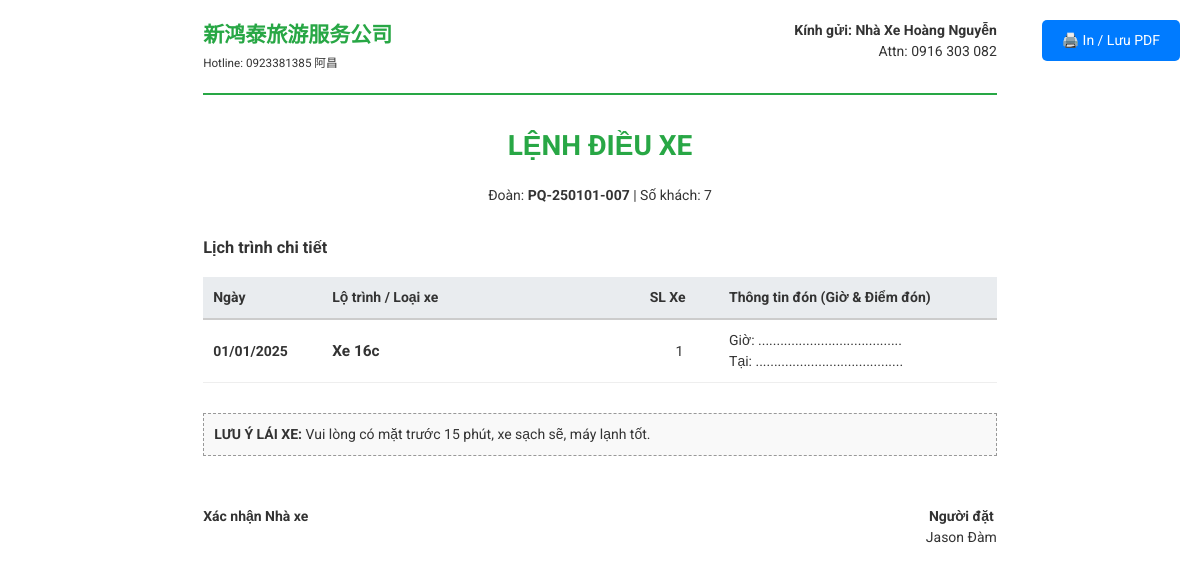
/2/booking/3/, run on the app's committed database.
### tours/models.py (models this page shows, shortened)
class Tour(models.Model):
    DRAFT = 'DRAFT'
    CONFIRMED = 'CONF'
    CANCELLED = 'CAN'
    STATUS_CHOICES = [
        (DRAFT, 'Bản nháp (Draft)'),
        (CONFIRMED, 'Đã chốt (Confirmed)'),
        (CANCELLED, 'Đã hủy (Cancelled)'),
    ]
    METHOD_PROFIT = 'PROFIT'
    METHOD_PERCENT = 'PERCENT'
    PRICING_CHOICES = [
        (METHOD_PROFIT, 'Theo lợi nhuận cố định'),
        (METHOD_PERCENT, 'Theo % lợi nhuận'),
    ]
    title = models.CharField(max_length=255, verbose_name="Tên chương trình Tour")
    subtitle = models.CharField(max_length=255, blank=True, verbose_name="Chủ đề / Slogan tour (Phụ đề)")
    code = models.CharField(max_length=50, unique=True, verbose_name="Mã Tour / Mã đoàn (Code/Group Code)")
    group_code = models.CharField(max_length=50, blank=True, verbose_name="Mã đoàn (团号)")
    tour_type = models.CharField(max_length=100, default="定制团", verbose_name="Tính chất đoàn (团体性质)")
    guest_count = models.IntegerField(default=1, verbose_name="Số lượng khách (Pax)")
    guest_detail = models.CharField(max_length=100, blank=True, verbose_name="Chi tiết số khách (VD: 12成人 + 01小孩)")
    room_count_desc = models.CharField(max_length=100, blank=True, verbose_name="Số lượng phòng (VD: 07 间 + 01 加床)")
    vehicle_info = models.CharField(max_length=100, default="29 座", verbose_name="Loại xe phục vụ (用车)")
    guide_info = models.CharField(max_length=100, default="中文导游", verbose_name="Thông tin HDV (导游)")
    leader_info = models.CharField(max_length=100, blank=True, verbose_name="Trưởng đoàn (领队)")
    start_date = models.DateField(verbose_name="Ngày khởi hành")
    end_date = models.DateField(null=True, blank=True, verbose_name="Ngày kết thúc")
    days = models.IntegerField(default=1, verbose_name="Số ngày")
    nights = models.IntegerField(default=0, verbose_name="Số đêm")
    status = models.CharField(
        max_length=10, choices=STATUS_CHOICES, default=DRAFT, verbose_name="Trạng thái"
    )
    quoter_name = models.CharField(max_length=100, default="JASON", verbose_name="Người báo giá (报价人)")
    quoter_phone = models.CharField(max_length=50, default="034. 2268. 576", verbose_name="SĐT Người báo giá (电话)")
    quote_date = models.DateField(null=True, blank=True, verbose_name="Ngày báo giá (报价日期)")
    valid_until = models.DateField(null=True, blank=True, verbose_name="Thời hạn báo giá (有效期限)")
    customer_name = models.CharField(max_length=150, blank=True, verbose_name="Khách hàng / Đại diện")
    customer_phone = models.CharField(max_length=50, blank=True, verbose_name="SĐT Khách hàng")
    flights_summary = models.TextField(
        blank=True,
        verbose_name="Tóm tắt chuyến bay (班机)",
        help_text="VD: 27-07: CZ8315 CAN - HAN 1340 – 1445\n30-07: VN1345 HAN - CXR 1135 – 1325"
    )
    currency = models.CharField(max_length=10, default="₫", verbose_name="Đơn vị tiền tệ")
    pricing_method = models.CharField(
        max_length=10, choices=PRICING_CHOICES, default=METHOD_PERCENT, verbose_name="Cách tính giá"
    )
    margin_amount = models.DecimalField(
        default=0, max_digits=12, decimal_places=0, verbose_name="Lợi nhuận mong muốn (VND)"
    )
    margin_percent = models.IntegerField(
        default=10, verbose_name="% Lợi nhuận"
    )
    deposit_amount = models.DecimalField(
        default=0, max_digits=12, decimal_places=0, verbose_name="Tiền đặt cọc báo giá (定金)"
    )
    custom_total_price = models.DecimalField(
        null=True, blank=True, max_digits=12, decimal_places=0,
        verbose_name="Tổng giá cố định báo khách (Nếu nhập sẽ ưu tiên)"
    )
    hotel_standards = models.TextField(
        blank=True,
        verbose_name="Tiêu chuẩn khách sạn chi tiết (酒店标准)",
        help_text="Chi tiết phòng, loại phòng, số lượng, bữa ăn theo từng khách sạn"
    )
    inclusions = models.TextField(
        blank=True,
        verbose_name="Dịch vụ bao gồm trong Land tour (地接包含)",
        help_text="Xe, các bữa ăn, vé tham quan, thuyền buồm, HDV, nước suối, bảo hiểm..."
    )
    exclusions = models.TextField(
        blank=True,
        verbose_name="Chi phí không bao gồm (费用不含)",
        help_text="Visa, chi tiêu cá nhân, OT lái xe/HDV, phụ thu phòng đơn, trò chơi tự phí..."
    )
    tips = models.TextField(
        blank=True,
        verbose_name="Lưu ý thân thiện (温馨提示)",
        help_text="Hộ chiếu, thuốc men, trang phục, an toàn bơi lội..."
    )
    terms = models.TextField(
        blank=True,
        verbose_name="Quy định & Điều kiện đăng ký (报名须知)",
        help_text="Độ tuổi, quy định người cao tuổi, trẻ em, bệnh nền..."
    )
    notes = models.TextField(
        blank=True,
        verbose_name="Ghi chú báo giá (备注说明)",
        help_text="Các điều khoản riêng trên bảng báo giá chi phí"
    )
    company_name = models.CharField(max_length=150, default="新鸿泰旅游服务公司", verbose_name="Tên công ty")
    company_address = models.CharField(
        max_length=255,
        default="306, VANH DAI TRONG, BINH TRI DONG B, BINH TAN, HCM",
        verbose_name="Địa chỉ công ty"
    )
    company_landline = models.CharField(max_length=50, default="028-62654888", verbose_name="Điện thoại bàn")
    company_hotline = models.CharField(max_length=50, default="0923381385 阿昌", verbose_name="Hotline tư vấn")
    created_at = models.DateTimeField(auto_now_add=True)
    updated_at = models.DateTimeField(auto_now=True)

class TourService(models.Model):
    CATEGORY_FLIGHT = 'FLIGHT'
    CATEGORY_HOTEL = 'HOTEL'
    CATEGORY_LANDTOUR = 'LANDTOUR'
    CATEGORY_TRANSPORT = 'TRANSPORT'
    CATEGORY_SIGHTSEEING = 'SIGHTSEEING'
    CATEGORY_RESTAURANT = 'RESTAURANT'
    CATEGORY_GUIDE = 'GUIDE'
    CATEGORY_INSURANCE = 'INSURANCE'
    CATEGORY_OTHER = 'OTHER'
    CATEGORY_CHOICES = [
        (CATEGORY_FLIGHT, '1. Vé máy bay (机票)'),
        (CATEGORY_HOTEL, '2. Khách sạn (酒店)'),
        (CATEGORY_LANDTOUR, '3. Land tour trọn gói (地接费)'),
        (CATEGORY_TRANSPORT, '4. Xe du lịch (用车)'),
        (CATEGORY_SIGHTSEEING, '5. Vé thắng cảnh (门票/缆车)'),
        (CATEGORY_RESTAURANT, '6. Nhà hàng / Ăn uống (餐饮)'),
        (CATEGORY_GUIDE, '7. Hướng dẫn viên (导游)'),
        (CATEGORY_INSURANCE, '8. Bảo hiểm du lịch (保险)'),
        (CATEGORY_OTHER, '9. Khác (其他)'),
    ]
    tour = models.ForeignKey(Tour, on_delete=models.CASCADE, related_name='services')
    category = models.CharField(
        max_length=20, choices=CATEGORY_CHOICES, default=CATEGORY_HOTEL, verbose_name="Hạng mục dịch vụ"
    )
    service_name = models.CharField(max_length=255, verbose_name="Tên dịch vụ / Tiêu đề hạng mục (服务项目)")
    detail_content = models.TextField(blank=True, verbose_name="Nội dung cụ thể (具体内容)")
    check_in = models.DateField(null=True, blank=True, verbose_name="Check-in / Ngày bắt đầu")
    check_out = models.DateField(null=True, blank=True, verbose_name="Check-out / Ngày kết thúc")
    quantity = models.IntegerField(default=1, verbose_name="Số lượng (数量/Phòng/Khách)")
    nights = models.IntegerField(default=1, verbose_name="Số đêm / Số lần (晚数/次数)")
    unit_price = models.DecimalField(
        max_digits=12, decimal_places=0, default=0, null=True, blank=True, verbose_name="Đơn giá báo khách (单价)"
    )
    selling_total_price = models.DecimalField(
        null=True, blank=True, max_digits=12, decimal_places=0, verbose_name="Thành tiền báo khách (总价)"
    )
    supplier = models.ForeignKey(Supplier, on_delete=models.SET_NULL, null=True, blank=True, verbose_name="Nhà cung cấp trực tiếp")
    contract_unit_price = models.DecimalField(
        max_digits=12, decimal_places=0, default=0, null=True, blank=True, verbose_name="Giá hợp đồng NCC (合同价/Net)"
    )
    contract_total_price = models.DecimalField(
        null=True, blank=True, max_digits=12, decimal_places=0, verbose_name="Tổng chi phí NCC (总成本)"
    )
    custom_total_price = models.DecimalField(
        null=True, blank=True, max_digits=12, decimal_places=0, verbose_name="Thành tiền tùy chỉnh"
    )
    price_net = models.DecimalField(
        max_digits=12, decimal_places=0, default=0, null=True, blank=True, verbose_name="Đơn giá Net"
    )
    service_date = models.DateField(null=True, blank=True, verbose_name="Ngày sử dụng")
    end_date = models.DateField(null=True, blank=True, verbose_name="Ngày kết thúc")
    note = models.TextField(blank=True, verbose_name="Ghi chú dịch vụ (备注)")
    order_index = models.IntegerField(default=0, verbose_name="Thứ tự hiển thị")
    class Meta:
        ordering = ['order_index', 'category', 'id']

### suppliers/models.py (models this page shows, shortened)
class Supplier(models.Model):
    HOTEL = 'HTL'
    RESTAURANT = 'RES'
    TRANSPORT = 'TRP'
    SIGHTSEEING = 'SIG'
    GUIDE = 'GUI'
    INSURANCE = 'INS'
    SUPPLIER_TYPE_CHOICES = [
        (HOTEL, 'Khách sạn'),
        (RESTAURANT, 'Nhà hàng'),
        (TRANSPORT, 'Xe du lịch'),
        (SIGHTSEEING, 'Vé thắng cảnh'),
        (GUIDE, 'Hướng dẫn viên'),
        (INSURANCE, 'Bảo hiểm du lịch'),
    ]
    PAYMENT_CREDIT = 'CREDIT'
    PAYMENT_PREPAID = 'PREPAID'
    PAYMENT_CHOICES = [
        (PAYMENT_CREDIT, 'Công nợ'),
        (PAYMENT_PREPAID, 'Thanh toán trước'),
    ]
    type = models.CharField(
        max_length=3,
        choices=SUPPLIER_TYPE_CHOICES,
        default=HOTEL,
        verbose_name="Loại hình"
    )
    name = models.CharField(max_length=200, verbose_name="Tên nhà cung cấp")
    chart = models.CharField(max_length=1, blank=True, verbose_name="Tiêu chuẩn")
    address = models.TextField(blank=True, verbose_name="Địa chỉ")
    landline = models.CharField(max_length=20, blank=True, verbose_name="SĐT Bàn")
    agent_contact = models.CharField(max_length=20, verbose_name="SĐT Phụ trách (Agent)")
    payment_term = models.CharField(
        max_length=10,
        choices=PAYMENT_CHOICES,
        default=PAYMENT_PREPAID,
        verbose_name="Hình thức thanh toán"
    )
    quotation_note = models.TextField(blank=True, verbose_name="Ghi chú báo giá")
    created_at = models.DateTimeField(auto_now_add=True)

### tours/views.py (the view)
# urls.py: path('<int:tour_id>/booking/<int:supplier_id>/', views.booking_order, name='booking_order'),
def booking_order(request, tour_id, supplier_id):
    tour = get_object_or_404(Tour, pk=tour_id)
    supplier = get_object_or_404(Supplier, pk=supplier_id)
    services = tour.services.filter(supplier=supplier).order_by('service_date')
    if supplier.type == 'HTL':
        template_name = 'tours/booking_hotel.html'
    elif supplier.type == 'TRP':
        template_name = 'tours/booking_transport.html'
    elif supplier.type == 'RES':
        template_name = 'tours/booking_restaurant.html'
    else:
        template_name = 'tours/booking_default.html'
    context = {
        'tour': tour,
        'supplier': supplier,
        'services': services,
        'my_company': {
            'name': tour.company_name or '新鸿泰旅游服务公司',
            'phone': tour.company_hotline or '0923381385',
        }
    }
    return render(request, template_name, context)

### tours/templates/tours/booking_transport.html (shortened to what this page needs)
{% load humanize %}
<!DOCTYPE html>
<html lang="vi">
<head>
</head>
<body>
    <a href="javascript:window.print()" class="no-print">🖨️ In / Lưu PDF</a>
    <div class="header">
        <div><h2 style="margin:0; color:#28a745">{{ my_company.name }}</h2><small>Hotline: {{ my_company.phone }}</small></div>
        <div style="text-align: right;"><strong>Kính gửi: {{ supplier.name }}</strong><br>Attn: {{ supplier.agent_contact }}</div>
    </div>
    <div style="text-align: center; margin-bottom: 30px;">
        <h1 style="text-transform: uppercase; color: #28a745;">LỆNH ĐIỀU XE</h1>
        <p>Đoàn: <strong>{{ tour.code }}</strong> | Số khách: {{ tour.guest_count }}</p>
    </div>
    <h3>Lịch trình chi tiết</h3>
    <table>
        <thead>
            <tr>
                <th style="width: 15%">Ngày</th>
                <th style="width: 40%">Lộ trình / Loại xe</th>
                <th style="width: 10%">SL Xe</th>
                <th style="width: 35%">Thông tin đón (Giờ & Điểm đón)</th>
            </tr>
        </thead>
        <tbody>
            {% for item in services %}
            <tr>
                <td><strong>{{ item.service_date|date:"d/m/Y" }}</strong></td>
                <td>
                    <div style="font-weight: bold; font-size: 1.1em">{{ item.service_name }}</div>
                </td>
                <td style="text-align: center;">{{ item.quantity }}</td>
                <td>
                    Giờ: .......................................<br>
                    Tại: ........................................
                </td>
            </tr>
            {% endfor %}
        </tbody>
    </table>
    <div style="margin-top: 20px; padding: 10px; background-color: #f9f9f9; border: 1px dashed #999;">
        <strong>LƯU Ý LÁI XE:</strong> Vui lòng có mặt trước 15 phút, xe sạch sẽ, máy lạnh tốt.
    </div>
    <div style="margin-top: 50px; display: flex; justify-content: space-between;">
        <div style="text-align: center;"><strong>Xác nhận Nhà xe</strong></div>
        <div style="text-align: center;"><strong>Người đặt</strong><br>Jason Đàm</div>
    </div>
</body>
</html>

### tours/templates/tours/booking_transport.html (style rules this page uses)
body { font-family: 'Roboto', sans-serif; font-size: 14px; line-height: 1.5; color: #333; max-width: 210mm; margin: 0 auto; padding: 20px; }
.header { border-bottom: 2px solid #28a745; padding-bottom: 20px; margin-bottom: 30px; display: flex; justify-content: space-between; }
table { width: 100%; border-collapse: collapse; margin-bottom: 30px; }
th { background-color: #e9ecef; border-bottom: 2px solid #ccc; padding: 10px; text-align: left; }
td { border-bottom: 1px solid #eee; padding: 10px; }
.no-print { position: fixed; top: 20px; right: 20px; background: #007bff; color: white; padding: 10px 20px; text-decoration: none; border-radius: 5px; }

### data on the page
Tour: name "新鸿泰旅游服务公司", phone "0923381385 阿昌", code "PQ-250101-007", guest_count "7"
Supplier: name "Nhà Xe Hoàng Nguyễn", agent_contact "0916 303 082"
TourService: service_date "01/01/2025", service_name "Xe 16c", quantity "1"
